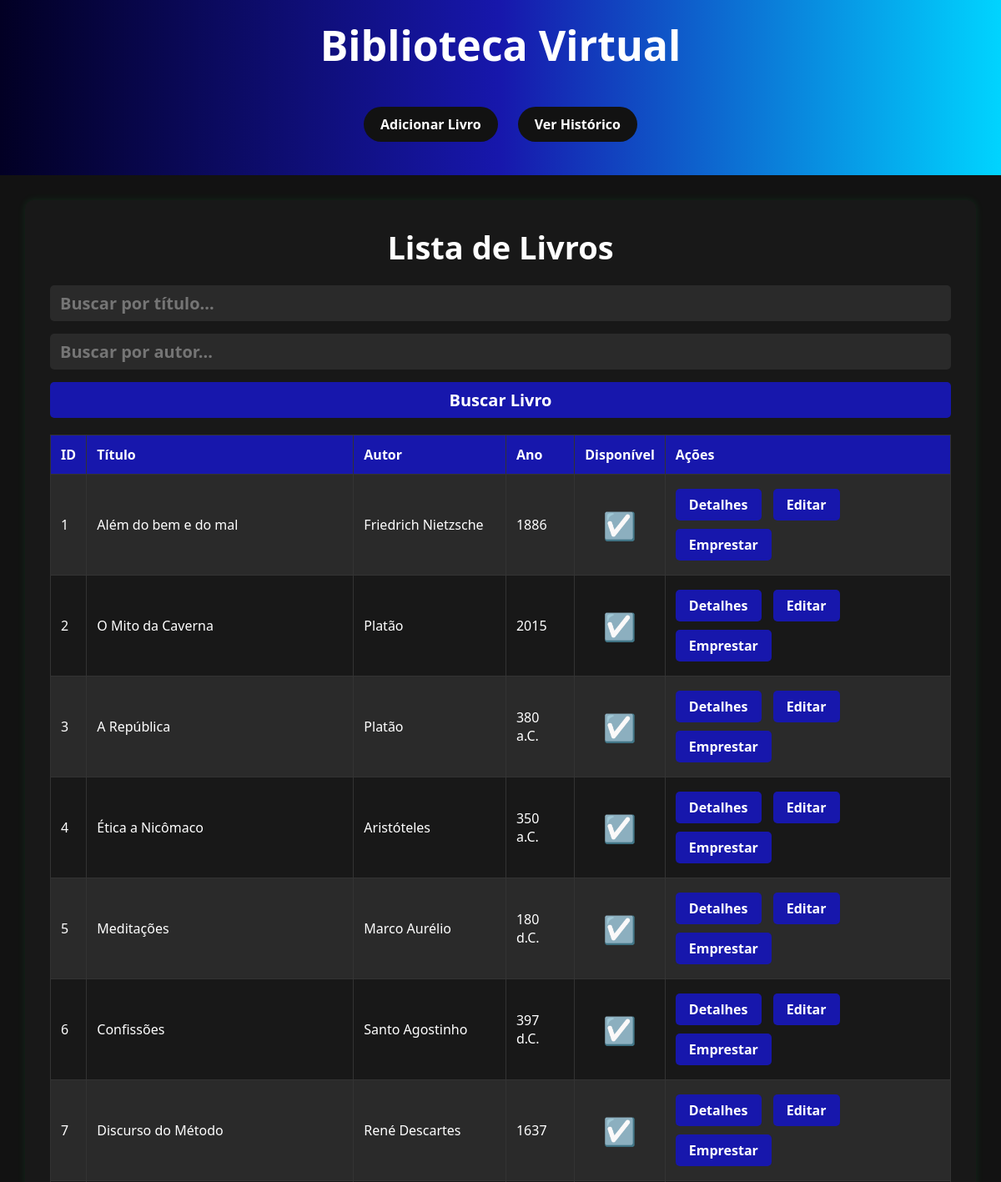
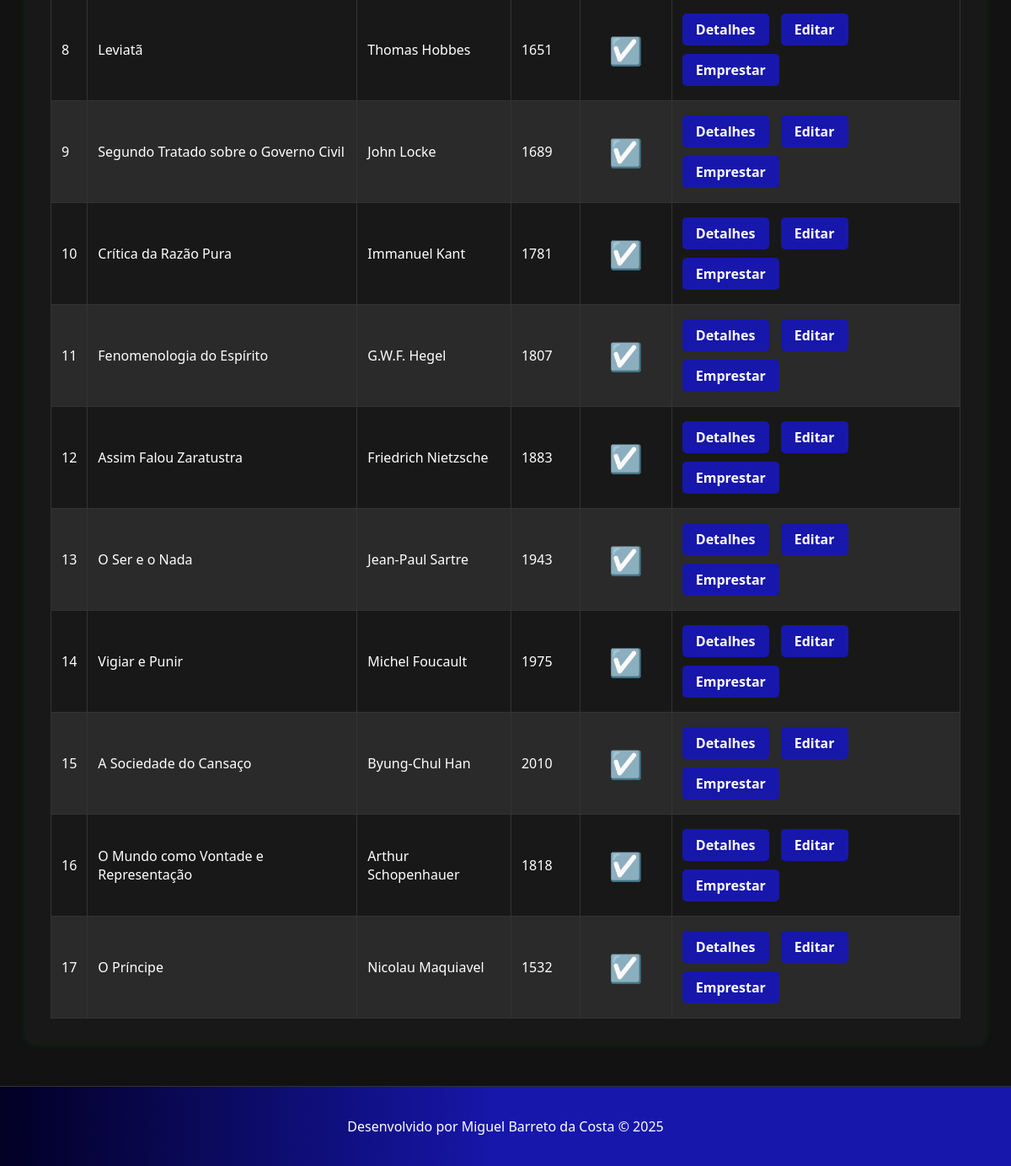
The page / on the database its author committed (2 pictures, top to bottom).
### tables this page shows
CREATE TABLE livros (
            id INTEGER PRIMARY KEY AUTOINCREMENT,
            titulo TEXT NOT NULL,
            autor TEXT NOT NULL,
            ano TEXT NOT NULL,
            disponivel INTEGER NOT NULL DEFAULT 1
        );

### app.py (the view)
@app.route('/')
def index():
    titulo_busca = request.args.get('titulo', '').lower()
    autor_busca = request.args.get('autor', '').lower()
    conn = criar_conexao()
    cursor = conn.cursor()
    if titulo_busca or autor_busca:
        query = "SELECT * FROM livros WHERE 1=1"
        params = []
        if titulo_busca:
            query += " AND LOWER(titulo) LIKE ?"
            params.append(f"%{titulo_busca}%")
        if autor_busca:
            query += " AND LOWER(autor) LIKE ?"
            params.append(f"%{autor_busca}%")
        cursor.execute(query, params)
    else:
        cursor.execute("SELECT * FROM livros")
    livros = cursor.fetchall()
    conn.close()
    return render_template('index.html', livros=livros)

### db.py (called while the page is built)
def criar_conexao():
    return sqlite3.connect('biblioteca.db')

### templates/index.html (shortened to what this page needs)
{% extends "base.html" %}
{% block conteudo %}
<h2 class="titulo_2">Lista de Livros</h2>
<form action="{{ url_for('index') }}" method="get" class="search-form">
    <input type="text" name="titulo" placeholder="Buscar por título..." value="{{ request.args.get('titulo', '') }}">
    <input type="text" name="autor" placeholder="Buscar por autor..." value="{{ request.args.get('autor', '') }}">
    <button type="submit">Buscar Livro</button>
</form>
<table>
    <tr>
        <th>ID</th>
        <th>Título</th>
        <th>Autor</th>
        <th>Ano</th>
        <th>Disponível</th>
        <th>Ações</th>
    </tr>
    {% for livro in livros %}
    <tr>
        <td>{{ livro[0] }}</td>
        <td>{{ livro[1] }}</td>
        <td>{{ livro[2] }}</td>
        <td>{{ livro[3] }}</td>
        <td class="disponivel">{{ '☑️' if livro[4] else '❌' }}</td>
        <td>
            <a class="button-link" href="{{ url_for('detalhes', id=livro[0]) }}">Detalhes</a>
            <a class="button-link" href="{{ url_for('editar', id=livro[0]) }}">Editar</a>
            {% if livro[4] %}
            <a class="button-link" href="{{ url_for('emprestar_livro', id=livro[0]) }}">Emprestar</a>
            {% else %}
            <a class="button-link" href="{{ url_for('devolver_livro', id=livro[0]) }}">Devolver</a>
            {% endif %}
        </td>
    </tr>
    {% endfor %}
</table>
{% endblock %}

### static/styles.css (style rules this page uses)
body { margin: 0; padding: 0; font-family: 'Segoe UI', sans-serif; background-color: #121212; color: #ffffff; }
.titulo_2 { color: #fff; text-decoration: none; font-weight: bold; font-size: 38px; text-align: center; margin: 0 20px 20px; }
.disponivel { text-align: center; font-size: 32px }
table { width: 100%; height: auto; border-collapse: collapse; margin-top: 20px; }
table, th, td { border: 1px solid #333; }
th, td { padding: 12px; text-align: left; }
th { background-color: #1717ac; color: #ffffff; }
tr:nth-child(even) { background-color: #2a2a2a; }
form { display: flex; flex-direction: column; }
form input, form select { padding: 10px; border: none; border-radius: 5px; margin-bottom: 15px; }
form button { padding: 10px; background-color: #1717ac; border: none; color: #ffffff; border-radius: 5px; cursor: pointer; transition: background-color 0.3s; font-weight: bold; font-family: 'Segoe UI', sans-serif; }
a.button-link { display: inline-block; margin: 5px 10px 5px 0; padding: 8px 16px; background-color: #1717ac; color: #ffffff; text-decoration: none; border-radius: 5px; font-weight: bold; }
.search-form { margin-bottom: 20px; }
.search-form input[type="text"] { padding: 8px 12px; border: none; border-radius: 5px; background-color: #2a2a2a; color:#2d57b1; font-weight: bold; font-size: 20px; font-family: 'Segoe UI', sans-serif; }
.search-form button { padding: 8px 12px; background-color: #1717ac; color: #ffffff; border: none; border-radius: 5px; cursor: pointer; font-weight: bold; font-size: 20px; font-family: 'Segoe UI', sans-serif; }

### rows shown on the page
livros: id "1", titulo "Além do bem e do mal", autor "Friedrich Nietzsche", ano "1886", disponivel "☑️"
livros: id "2", titulo "O Mito da Caverna", autor "Platão", ano "2015", disponivel "☑️"
livros: id "3", titulo "A República", autor "Platão", ano "380 a.C.", disponivel "☑️"
livros: id "4", titulo "Ética a Nicômaco", autor "Aristóteles", ano "350 a.C.", disponivel "☑️"
livros: id "5", titulo "Meditações", autor "Marco Aurélio", ano "180 d.C.", disponivel "☑️"
livros: id "6", titulo "Confissões", autor "Santo Agostinho", ano "397 d.C.", disponivel "☑️"
livros: id "7", titulo "Discurso do Método", autor "René Descartes", ano "1637", disponivel "☑️"
livros: id "8", titulo "Leviatã", autor "Thomas Hobbes", ano "1651", disponivel "☑️"
livros: id "9", titulo "Segundo Tratado sobre o Governo Civil", autor "John Locke", ano "1689", disponivel "☑️"
livros: id "10", titulo "Crítica da Razão Pura", autor "Immanuel Kant", ano "1781", disponivel "☑️"
livros: id "11", titulo "Fenomenologia do Espírito", autor "G.W.F. Hegel", ano "1807", disponivel "☑️"
livros: id "12", titulo "Assim Falou Zaratustra", autor "Friedrich Nietzsche", ano "1883", disponivel "☑️"
livros: id "13", titulo "O Ser e o Nada", autor "Jean-Paul Sartre", ano "1943", disponivel "☑️"
livros: id "14", titulo "Vigiar e Punir", autor "Michel Foucault", ano "1975", disponivel "☑️"
livros: id "15", titulo "A Sociedade do Cansaço", autor "Byung-Chul Han", ano "2010", disponivel "☑️"
livros: id "16", titulo "O Mundo como Vontade e Representação", autor "Arthur Schopenhauer", ano "1818", disponivel "☑️"
livros: id "17", titulo "O Príncipe", autor "Nicolau Maquiavel", ano "1532", disponivel "☑️"
